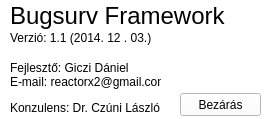
<?xml version="1.0" encoding="UTF-8"?>
<ui version="4.0">
 <class>About</class>
 <widget class="QWidget" name="About">
  <property name="geometry">
   <rect>
    <x>0</x>
    <y>0</y>
    <width>264</width>
    <height>119</height>
   </rect>
  </property>
  <property name="sizePolicy">
   <sizepolicy hsizetype="Fixed" vsizetype="Fixed">
    <horstretch>0</horstretch>
    <verstretch>0</verstretch>
   </sizepolicy>
  </property>
  <property name="palette">
   <palette>
    <active>
     <colorrole role="WindowText">
      <brush brushstyle="SolidPattern">
       <color alpha="255">
        <red>0</red>
        <green>0</green>
        <blue>0</blue>
       </color>
      </brush>
     </colorrole>
     <colorrole role="Button">
      <brush brushstyle="SolidPattern">
       <color alpha="255">
        <red>255</red>
        <green>255</green>
        <blue>255</blue>
       </color>
      </brush>
     </colorrole>
     <colorrole role="Light">
      <brush brushstyle="SolidPattern">
       <color alpha="255">
        <red>255</red>
        <green>255</green>
        <blue>255</blue>
       </color>
      </brush>
     </colorrole>
     <colorrole role="Midlight">
      <brush brushstyle="SolidPattern">
       <color alpha="255">
        <red>255</red>
        <green>255</green>
        <blue>255</blue>
       </color>
      </brush>
     </colorrole>
     <colorrole role="Dark">
      <brush brushstyle="SolidPattern">
       <color alpha="255">
        <red>127</red>
        <green>127</green>
        <blue>127</blue>
       </color>
      </brush>
     </colorrole>
     <colorrole role="Mid">
      <brush brushstyle="SolidPattern">
       <color alpha="255">
        <red>170</red>
        <green>170</green>
        <blue>170</blue>
       </color>
      </brush>
     </colorrole>
     <colorrole role="Text">
      <brush brushstyle="SolidPattern">
       <color alpha="255">
        <red>0</red>
        <green>0</green>
        <blue>0</blue>
       </color>
      </brush>
     </colorrole>
     <colorrole role="BrightText">
      <brush brushstyle="SolidPattern">
       <color alpha="255">
        <red>255</red>
        <green>255</green>
        <blue>255</blue>
       </color>
      </brush>
     </colorrole>
     <colorrole role="ButtonText">
      <brush brushstyle="SolidPattern">
       <color alpha="255">
        <red>0</red>
        <green>0</green>
        <blue>0</blue>
       </color>
      </brush>
     </colorrole>
     <colorrole role="Base">
      <brush brushstyle="SolidPattern">
       <color alpha="255">
        <red>255</red>
        <green>255</green>
        <blue>255</blue>
       </color>
      </brush>
     </colorrole>
     <colorrole role="Window">
      <brush brushstyle="SolidPattern">
       <color alpha="255">
        <red>255</red>
        <green>255</green>
        <blue>255</blue>
       </color>
      </brush>
     </colorrole>
     <colorrole role="Shadow">
      <brush brushstyle="SolidPattern">
       <color alpha="255">
        <red>0</red>
        <green>0</green>
        <blue>0</blue>
       </color>
      </brush>
     </colorrole>
     <colorrole role="AlternateBase">
      <brush brushstyle="SolidPattern">
       <color alpha="255">
        <red>255</red>
        <green>255</green>
        <blue>255</blue>
       </color>
      </brush>
     </colorrole>
     <colorrole role="ToolTipBase">
      <brush brushstyle="SolidPattern">
       <color alpha="255">
        <red>255</red>
        <green>255</green>
        <blue>220</blue>
       </color>
      </brush>
     </colorrole>
     <colorrole role="ToolTipText">
      <brush brushstyle="SolidPattern">
       <color alpha="255">
        <red>0</red>
        <green>0</green>
        <blue>0</blue>
       </color>
      </brush>
     </colorrole>
    </active>
    <inactive>
     <colorrole role="WindowText">
      <brush brushstyle="SolidPattern">
       <color alpha="255">
        <red>0</red>
        <green>0</green>
        <blue>0</blue>
       </color>
      </brush>
     </colorrole>
     <colorrole role="Button">
      <brush brushstyle="SolidPattern">
       <color alpha="255">
        <red>255</red>
        <green>255</green>
        <blue>255</blue>
       </color>
      </brush>
     </colorrole>
     <colorrole role="Light">
      <brush brushstyle="SolidPattern">
       <color alpha="255">
        <red>255</red>
        <green>255</green>
        <blue>255</blue>
       </color>
      </brush>
     </colorrole>
     <colorrole role="Midlight">
      <brush brushstyle="SolidPattern">
       <color alpha="255">
        <red>255</red>
        <green>255</green>
        <blue>255</blue>
       </color>
      </brush>
     </colorrole>
     <colorrole role="Dark">
      <brush brushstyle="SolidPattern">
       <color alpha="255">
        <red>127</red>
        <green>127</green>
        <blue>127</blue>
       </color>
      </brush>
     </colorrole>
     <colorrole role="Mid">
      <brush brushstyle="SolidPattern">
       <color alpha="255">
        <red>170</red>
        <green>170</green>
        <blue>170</blue>
       </color>
      </brush>
     </colorrole>
     <colorrole role="Text">
      <brush brushstyle="SolidPattern">
       <color alpha="255">
        <red>0</red>
        <green>0</green>
        <blue>0</blue>
       </color>
      </brush>
     </colorrole>
     <colorrole role="BrightText">
      <brush brushstyle="SolidPattern">
       <color alpha="255">
        <red>255</red>
        <green>255</green>
        <blue>255</blue>
       </color>
      </brush>
     </colorrole>
     <colorrole role="ButtonText">
      <brush brushstyle="SolidPattern">
       <color alpha="255">
        <red>0</red>
        <green>0</green>
        <blue>0</blue>
       </color>
      </brush>
     </colorrole>
     <colorrole role="Base">
      <brush brushstyle="SolidPattern">
       <color alpha="255">
        <red>255</red>
        <green>255</green>
        <blue>255</blue>
       </color>
      </brush>
     </colorrole>
     <colorrole role="Window">
      <brush brushstyle="SolidPattern">
       <color alpha="255">
        <red>255</red>
        <green>255</green>
        <blue>255</blue>
       </color>
      </brush>
     </colorrole>
     <colorrole role="Shadow">
      <brush brushstyle="SolidPattern">
       <color alpha="255">
        <red>0</red>
        <green>0</green>
        <blue>0</blue>
       </color>
      </brush>
     </colorrole>
     <colorrole role="AlternateBase">
      <brush brushstyle="SolidPattern">
       <color alpha="255">
        <red>255</red>
        <green>255</green>
        <blue>255</blue>
       </color>
      </brush>
     </colorrole>
     <colorrole role="ToolTipBase">
      <brush brushstyle="SolidPattern">
       <color alpha="255">
        <red>255</red>
        <green>255</green>
        <blue>220</blue>
       </color>
      </brush>
     </colorrole>
     <colorrole role="ToolTipText">
      <brush brushstyle="SolidPattern">
       <color alpha="255">
        <red>0</red>
        <green>0</green>
        <blue>0</blue>
       </color>
      </brush>
     </colorrole>
    </inactive>
    <disabled>
     <colorrole role="WindowText">
      <brush brushstyle="SolidPattern">
       <color alpha="255">
        <red>127</red>
        <green>127</green>
        <blue>127</blue>
       </color>
      </brush>
     </colorrole>
     <colorrole role="Button">
      <brush brushstyle="SolidPattern">
       <color alpha="255">
        <red>255</red>
        <green>255</green>
        <blue>255</blue>
       </color>
      </brush>
     </colorrole>
     <colorrole role="Light">
      <brush brushstyle="SolidPattern">
       <color alpha="255">
        <red>255</red>
        <green>255</green>
        <blue>255</blue>
       </color>
      </brush>
     </colorrole>
     <colorrole role="Midlight">
      <brush brushstyle="SolidPattern">
       <color alpha="255">
        <red>255</red>
        <green>255</green>
        <blue>255</blue>
       </color>
      </brush>
     </colorrole>
     <colorrole role="Dark">
      <brush brushstyle="SolidPattern">
       <color alpha="255">
        <red>127</red>
        <green>127</green>
        <blue>127</blue>
       </color>
      </brush>
     </colorrole>
     <colorrole role="Mid">
      <brush brushstyle="SolidPattern">
       <color alpha="255">
        <red>170</red>
        <green>170</green>
        <blue>170</blue>
       </color>
      </brush>
     </colorrole>
     <colorrole role="Text">
      <brush brushstyle="SolidPattern">
       <color alpha="255">
        <red>127</red>
        <green>127</green>
        <blue>127</blue>
       </color>
      </brush>
     </colorrole>
     <colorrole role="BrightText">
      <brush brushstyle="SolidPattern">
       <color alpha="255">
        <red>255</red>
        <green>255</green>
        <blue>255</blue>
       </color>
      </brush>
     </colorrole>
     <colorrole role="ButtonText">
      <brush brushstyle="SolidPattern">
       <color alpha="255">
        <red>127</red>
        <green>127</green>
        <blue>127</blue>
       </color>
      </brush>
     </colorrole>
     <colorrole role="Base">
      <brush brushstyle="SolidPattern">
       <color alpha="255">
        <red>255</red>
        <green>255</green>
        <blue>255</blue>
       </color>
      </brush>
     </colorrole>
     <colorrole role="Window">
      <brush brushstyle="SolidPattern">
       <color alpha="255">
        <red>255</red>
        <green>255</green>
        <blue>255</blue>
       </color>
      </brush>
     </colorrole>
     <colorrole role="Shadow">
      <brush brushstyle="SolidPattern">
       <color alpha="255">
        <red>0</red>
        <green>0</green>
        <blue>0</blue>
       </color>
      </brush>
     </colorrole>
     <colorrole role="AlternateBase">
      <brush brushstyle="SolidPattern">
       <color alpha="255">
        <red>255</red>
        <green>255</green>
        <blue>255</blue>
       </color>
      </brush>
     </colorrole>
     <colorrole role="ToolTipBase">
      <brush brushstyle="SolidPattern">
       <color alpha="255">
        <red>255</red>
        <green>255</green>
        <blue>220</blue>
       </color>
      </brush>
     </colorrole>
     <colorrole role="ToolTipText">
      <brush brushstyle="SolidPattern">
       <color alpha="255">
        <red>0</red>
        <green>0</green>
        <blue>0</blue>
       </color>
      </brush>
     </colorrole>
    </disabled>
   </palette>
  </property>
  <property name="windowTitle">
   <string>Névjegy</string>
  </property>
  <property name="windowIcon">
   <iconset resource="re.qrc">
    <normaloff>:/files/Resources/ikon.png</normaloff>:/files/Resources/ikon.png</iconset>
  </property>
  <widget class="QPushButton" name="pushButton">
   <property name="geometry">
    <rect>
     <x>180</x>
     <y>93</y>
     <width>81</width>
     <height>23</height>
    </rect>
   </property>
   <property name="text">
    <string>Bezárás</string>
   </property>
  </widget>
  <widget class="QLabel" name="titleLabel">
   <property name="geometry">
    <rect>
     <x>10</x>
     <y>0</y>
     <width>251</width>
     <height>31</height>
    </rect>
   </property>
   <property name="font">
    <font>
     <pointsize>18</pointsize>
    </font>
   </property>
   <property name="text">
    <string>Bugsurv Framework</string>
   </property>
  </widget>
  <widget class="QLabel" name="versionLabel">
   <property name="geometry">
    <rect>
     <x>10</x>
     <y>30</y>
     <width>141</width>
     <height>16</height>
    </rect>
   </property>
   <property name="text">
    <string>Verzió: 1.1 (2014. 12 . 03.)</string>
   </property>
   <property name="margin">
    <number>0</number>
   </property>
  </widget>
  <widget class="QLabel" name="authorLabel">
   <property name="geometry">
    <rect>
     <x>10</x>
     <y>60</y>
     <width>141</width>
     <height>16</height>
    </rect>
   </property>
   <property name="text">
    <string>Fejlesztő: Giczi Dániel</string>
   </property>
  </widget>
  <widget class="QLabel" name="contactLabel">
   <property name="geometry">
    <rect>
     <x>10</x>
     <y>74</y>
     <width>151</width>
     <height>16</height>
    </rect>
   </property>
   <property name="text">
    <string>E-mail: reactorx2@gmail.com</string>
   </property>
  </widget>
  <widget class="QLabel" name="czuniLabel">
   <property name="geometry">
    <rect>
     <x>10</x>
     <y>100</y>
     <width>151</width>
     <height>16</height>
    </rect>
   </property>
   <property name="text">
    <string>Konzulens: Dr. Czúni László</string>
   </property>
  </widget>
 </widget>
 <resources>
  <include location="re.qrc"/>
 </resources>
 <connections/>
</ui>
